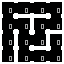

Below is a game level as drawn by its tile map, then a one-line description and the .tmx file that defines it, in full:
An orthogonal 4x4 tile map with 16x16 px tiles, 1 tile layer (Tile Layer 1).

<map version="1.9" tiledversion="1.9.0" orientation="orthogonal" renderorder="right-down" width="4" height="4" tilewidth="16" tileheight="16" infinite="0" nextlayerid="2" nextobjectid="1">
 <tileset firstgid="1" source="../room_layouts.tsx" />
 <layer id="1" name="Tile Layer 1" width="4" height="4">
  <data encoding="csv">
6,4,4,7,
14,7,6,11,
13,14,11,5,
9,10,4,11
</data>
 </layer>
</map>
